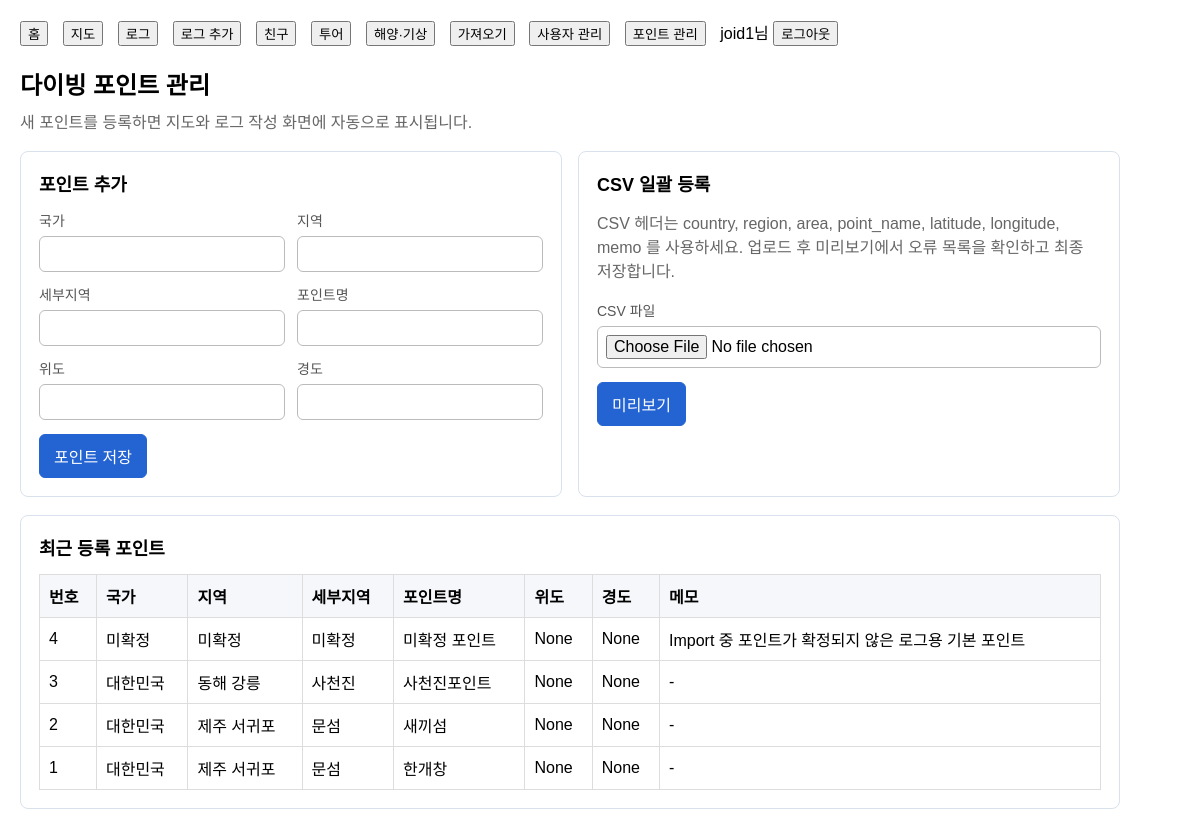
The page /admin/divepoints (signed in) on the database its author committed.
### app/models.py (models this page shows)
class User(Base):
    __tablename__ = "users"
    id = Column(Integer, primary_key=True, index=True)
    username = Column(String, unique=True, index=True, nullable=False)
    password_hash = Column(String, nullable=False)
    is_admin = Column(Boolean, default=False, nullable=False)

class DivePoint(Base):
    __tablename__ = "dive_points"
    id = Column(Integer, primary_key=True, index=True)
    name = Column(String, index=True)
    area_id = Column(Integer, ForeignKey("areas.id"))
    latitude = Column(Float, nullable=True)
    longitude = Column(Float, nullable=True)
    memo = Column(String, nullable=True)
    area = relationship("Area", backref="dive_points")

class Country(Base):
    __tablename__ = "countries"
    id = Column(Integer, primary_key=True, index=True)
    name = Column(String, unique=True, index=True, nullable=False)

class Region(Base):
    __tablename__ = "regions"
    id = Column(Integer, primary_key=True, index=True)
    name = Column(String, unique=True, index=True)
    country_id = Column(Integer, ForeignKey("countries.id"), nullable=True)
    country = relationship("Country", backref="regions")

class Area(Base):
    __tablename__ = "areas"
    id = Column(Integer, primary_key=True, index=True)
    name = Column(String, index=True)
    region_id = Column(Integer, ForeignKey("regions.id"))
    region = relationship("Region", backref="areas")

### main.py (the view)
@app.get("/admin/divepoints")
def admin_divepoints(request: Request):
    db = SessionLocal()
    try:
        current_user, redirect = admin_required_redirect(request, db)
        if redirect:
            return redirect
        points = (
            db.query(DivePoint)
            .options(
                joinedload(DivePoint.area)
                .joinedload(Area.region)
                .joinedload(Region.country)
            )
            .order_by(DivePoint.id.desc())
            .limit(50)
            .all()
        )
        return templates.TemplateResponse(
            "admin_divepoints.html",
            {
                "request": request,
                "points": points,
                "error": request.query_params.get("error"),
                "message": request.query_params.get("message"),
            },
        )
    finally:
        db.close()

### templates/admin_divepoints.html (shortened to what this page needs)
{% extends "base.html" %}
{% block content %}
<div class="admin-point-page">
    <div class="admin-point-header">
        <h2>다이빙 포인트 관리</h2>
        <p>새 포인트를 등록하면 지도와 로그 작성 화면에 자동으로 표시됩니다.</p>
    </div>
    <div class="admin-grid">
        <section class="admin-card">
            <h3>포인트 추가</h3>
            <form action="/admin/divepoints" method="post">
                <div class="field-grid">
                    <div class="field">
                        <label for="country_name">국가</label>
                        <input id="country_name" name="country_name" required>
                    </div>
                    <div class="field">
                        <label for="region_name">지역</label>
                        <input id="region_name" name="region_name" required>
                    </div>
                    <div class="field">
                        <label for="area_name">세부지역</label>
                        <input id="area_name" name="area_name" required>
                    </div>
                    <div class="field">
                        <label for="point_name">포인트명</label>
                        <input id="point_name" name="point_name" required>
                    </div>
                    <div class="field">
                        <label for="latitude">위도</label>
                        <input id="latitude" name="latitude" type="number" step="0.000001" min="-90" max="90" required>
                    </div>
                    <div class="field">
                        <label for="longitude">경도</label>
                        <input id="longitude" name="longitude" type="number" step="0.000001" min="-180" max="180" required>
                    </div>
                </div>
                <div class="form-actions">
                    <button class="primary-button" type="submit">포인트 저장</button>
                </div>
            </form>
        </section>
        <section class="admin-card">
            <h3>CSV 일괄 등록</h3>
            <p class="help-text">
                CSV 헤더는 country, region, area, point_name, latitude, longitude, memo 를 사용하세요.
                업로드 후 미리보기에서 오류 목록을 확인하고 최종 저장합니다.
            </p>
            <form action="/admin/divepoints/import" method="post" enctype="multipart/form-data">
                <div class="field">
                    <label for="csv_file">CSV 파일</label>
                    <input id="csv_file" name="csv_file" type="file" accept=".csv,text/csv" required>
                </div>
                <div class="form-actions">
                    <button class="primary-button" type="submit">미리보기</button>
                </div>
            </form>
        </section>
    </div>
    <section class="admin-card">
        <h3>최근 등록 포인트</h3>
        <div class="point-table-wrap">
            <table class="point-table">
                <tr>
                    <th>번호</th>
                    <th>국가</th>
                    <th>지역</th>
                    <th>세부지역</th>
                    <th>포인트명</th>
                    <th>위도</th>
                    <th>경도</th>
                    <th>메모</th>
                </tr>
                {% for point in points %}
                {% set area = point.area %}
                {% set region = area.region if area else none %}
                {% set country = region.country if region else none %}
                <tr>
                    <td>{{ point.id }}</td>
                    <td>{{ country.name if country else '-' }}</td>
                    <td>{{ region.name if region else '-' }}</td>
                    <td>{{ area.name if area else '-' }}</td>
                    <td>{{ point.name }}</td>
                    <td>{{ point.latitude }}</td>
                    <td>{{ point.longitude }}</td>
                    <td>{{ point.memo if point.memo else '-' }}</td>
                </tr>
                {% else %}
                <tr>
                    <td colspan="8">등록된 포인트가 없습니다.</td>
                </tr>
                {% endfor %}
            </table>
        </div>
    </section>
</div>
{% endblock %}

### templates/base.html (shortened to what this page needs)
<!DOCTYPE html>
<html>
<head>
<link
 rel="stylesheet"
 href="https://unpkg.com/leaflet@1.9.4/dist/leaflet.css"
/>
</head>
<body>
<div class="navbar">
    <a href="/"><button>홈</button></a>
    <a href="/map"><button>지도</button></a>
    <a href="/logs"><button>로그</button></a>
    <a href="/log/add"><button>로그 추가</button></a>
    <a href="/friends"><button>친구</button></a>
    <a href="/trips"><button>투어</button></a>
    <a href="/marine-weather"><button>해양·기상</button></a>
    <a href="/import"><button>가져오기</button></a>
    {% if request.session.get("user_id") %}
    {% if request.session.get("is_admin") %}
    <a href="/admin/users"><button>사용자 관리</button></a>
    <a href="/admin/divepoints"><button>포인트 관리</button></a>
    {% endif %}
    <span>{{ request.session.get("username") }}님</span>
    <form action="/logout" method="post" style="display:inline;">
        <button type="submit">로그아웃</button>
    </form>
    {% else %}
    <a href="/login"><button>로그인</button></a>
    <a href="/register"><button>회원가입</button></a>
    {% endif %}
</div>
{% block content %}{% endblock %}
</body>
</html>

### templates/base.html (style rules this page uses)
body { font-family: Arial; margin: 20px; }
.navbar { margin-bottom:20px; }
.navbar button { margin-right:10px; }

### templates/admin_divepoints.html (style rules this page uses)
.admin-point-page { max-width: 1100px; }
.admin-point-header { margin-bottom: 18px; }
.admin-point-header h2 { margin: 0 0 8px; }
.admin-point-header p { margin: 0; color: #666; }
.admin-grid { display: grid; grid-template-columns: repeat(auto-fit, minmax(320px, 1fr)); gap: 16px; margin-bottom: 18px; }
.admin-card { border: 1px solid #d9e2ec; border-radius: 8px; background: #fff; padding: 18px; }
.admin-card h3 { margin: 0 0 14px; font-size: 18px; }
.field-grid { display: grid; grid-template-columns: repeat(auto-fit, minmax(180px, 1fr)); gap: 12px; }
.field { display: grid; gap: 6px; }
.field label { color: #555; font-size: 14px; }
.field input { box-sizing: border-box; width: 100%; padding: 8px; border: 1px solid #bbb; border-radius: 6px; font: inherit; }
.form-actions { margin-top: 14px; }
.primary-button { padding: 9px 14px; border: 1px solid #2364d2; border-radius: 6px; background: #2364d2; color: #fff; font: inherit; cursor: pointer; }
.help-text { color: #666; line-height: 1.5; }
.point-table-wrap { overflow-x: auto; }
.point-table { width: 100%; border-collapse: collapse; }
.point-table th, .point-table td { padding: 9px; border: 1px solid #ddd; text-align: left; white-space: nowrap; }
.point-table th { background: #f5f7fa; }

### rows shown on the page
User: session.get "joid1"
DivePoint: id "4", name "미확정 포인트", latitude "None", longitude "None", memo "Import 중 포인트가 확정되지 않은 로그용 기본 포인트"
Country: name "미확정"
Region: name "미확정"
Area: name "미확정"
DivePoint: id "3", name "사천진포인트", latitude "None", longitude "None", memo "-"
Country: name "대한민국"
Region: name "동해 강릉"
Area: name "사천진"
DivePoint: id "2", name "새끼섬", latitude "None", longitude "None", memo "-"
Region: name "제주 서귀포"
Area: name "문섬"
DivePoint: id "1", name "한개창", latitude "None", longitude "None", memo "-"
